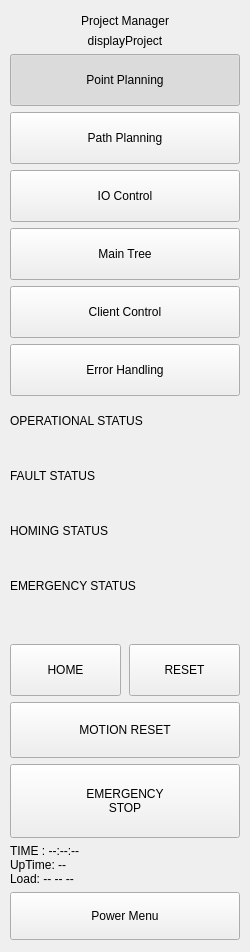
     <widget class="QWidget" name="sidebar" native="true">
      <property name="minimumSize">
       <size>
        <width>250</width>
        <height>0</height>
       </size>
      </property>
      <property name="maximumSize">
       <size>
        <width>250</width>
        <height>16777215</height>
       </size>
      </property>
      <layout class="QVBoxLayout" name="sidebarLayout">
       <property name="spacing"><number>6</number></property>
       <property name="leftMargin"><number>10</number></property>
       <property name="rightMargin"><number>10</number></property>
       <property name="topMargin"><number>14</number></property>
       <property name="bottomMargin"><number>12</number></property>
       <item>
        <widget class="QLabel" name="projectManagerTitle">
         <property name="text"><string>Project Manager</string></property>
         <property name="class" stdset="0"><string notr="true">pmTitle</string></property>
         <property name="alignment"><set>Qt::AlignCenter</set></property>
        </widget>
       </item>
       <item>
        <widget class="QLabel" name="activeProjectName">
         <property name="text"><string>displayProject</string></property>
         <property name="class" stdset="0"><string notr="true">pmSubtitle</string></property>
         <property name="alignment"><set>Qt::AlignCenter</set></property>
        </widget>
       </item>
       <item>
        <widget class="QPushButton" name="navPointPlanning">
         <property name="text"><string>Point Planning</string></property>
         <property name="class" stdset="0"><string notr="true">navButton</string></property>
         <property name="checkable"><bool>true</bool></property>
         <property name="checked"><bool>true</bool></property>
         <property name="minimumSize">
          <size>
           <width>0</width>
           <height>52</height>
          </size>
         </property>
        </widget>
       </item>
       <item>
        <widget class="QPushButton" name="navPathPlanning">
         <property name="text"><string>Path Planning</string></property>
         <property name="class" stdset="0"><string notr="true">navButton</string></property>
         <property name="checkable"><bool>true</bool></property>
         <property name="checked"><bool>false</bool></property>
         <property name="minimumSize">
          <size>
           <width>0</width>
           <height>52</height>
          </size>
         </property>
        </widget>
       </item>
       <item>
        <widget class="QPushButton" name="navIoControl">
         <property name="text"><string>IO Control</string></property>
         <property name="class" stdset="0"><string notr="true">navButton</string></property>
         <property name="checkable"><bool>true</bool></property>
         <property name="checked"><bool>false</bool></property>
         <property name="minimumSize">
          <size>
           <width>0</width>
           <height>52</height>
          </size>
         </property>
        </widget>
       </item>
       <item>
        <widget class="QPushButton" name="navMainTree">
         <property name="text"><string>Main Tree</string></property>
         <property name="class" stdset="0"><string notr="true">navButton</string></property>
         <property name="checkable"><bool>true</bool></property>
         <property name="checked"><bool>false</bool></property>
         <property name="minimumSize">
          <size>
           <width>0</width>
           <height>52</height>
          </size>
         </property>
        </widget>
       </item>
       <item>
        <widget class="QPushButton" name="navClientControl">
         <property name="text"><string>Client Control</string></property>
         <property name="class" stdset="0"><string notr="true">navButton</string></property>
         <property name="checkable"><bool>true</bool></property>
         <property name="checked"><bool>false</bool></property>
         <property name="minimumSize">
          <size>
           <width>0</width>
           <height>52</height>
          </size>
         </property>
        </widget>
       </item>
       <item>
        <widget class="QPushButton" name="navErrorHandling">
         <property name="text"><string>Error Handling</string></property>
         <property name="class" stdset="0"><string notr="true">navButton</string></property>
         <property name="checkable"><bool>true</bool></property>
         <property name="checked"><bool>false</bool></property>
         <property name="minimumSize">
          <size>
           <width>0</width>
           <height>52</height>
          </size>
         </property>
        </widget>
       </item>
       <item>
        <spacer name="spacer_43">
         <property name="orientation"><enum>Qt::Vertical</enum></property>
         <property name="sizeHint" stdset="0"><size><width>20</width><height>12</height></size></property>
        </spacer>
       </item>
       <item>
        <widget class="QWidget" name="opBlock" native="true">
         <layout class="QVBoxLayout" name="opBlockLayout">
          <property name="spacing"><number>5</number></property>
          <property name="leftMargin"><number>0</number></property>
          <property name="rightMargin"><number>0</number></property>
          <property name="topMargin"><number>0</number></property>
          <property name="bottomMargin"><number>0</number></property>
          <item>
           <widget class="QLabel" name="opHeader">
            <property name="text"><string>OPERATIONAL STATUS</string></property>
            <property name="class" stdset="0"><string notr="true">statusHeader</string></property>
           </widget>
          </item>
          <item>
           <widget class="QFrame" name="opLedRow">
            <layout class="QHBoxLayout" name="opLedRowLayout">
             <property name="spacing"><number>4</number></property>
             <property name="leftMargin"><number>4</number></property>
             <property name="rightMargin"><number>4</number></property>
             <property name="topMargin"><number>4</number></property>
             <property name="bottomMargin"><number>4</number></property>
             <item>
              <widget class="QLabel" name="opLed1">
               <property name="text"><string/></property>
               <property name="class" stdset="0"><string notr="true">led</string></property>
               <property name="minimumSize">
                <size>
                 <width>0</width>
                 <height>22</height>
                </size>
               </property>
              </widget>
             </item>
             <item>
              <widget class="QLabel" name="opLed2">
               <property name="text"><string/></property>
               <property name="class" stdset="0"><string notr="true">led</string></property>
               <property name="minimumSize">
                <size>
                 <width>0</width>
                 <height>22</height>
                </size>
               </property>
              </widget>
             </item>
             <item>
              <widget class="QLabel" name="opLed3">
               <property name="text"><string/></property>
               <property name="class" stdset="0"><string notr="true">led</string></property>
               <property name="minimumSize">
                <size>
                 <width>0</width>
                 <height>22</height>
                </size>
               </property>
              </widget>
             </item>
             <item>
              <widget class="QLabel" name="opLed4">
               <property name="text"><string/></property>
               <property name="class" stdset="0"><string notr="true">led</string></property>
               <property name="minimumSize">
                <size>
                 <width>0</width>
                 <height>22</height>
                </size>
               </property>
              </widget>
             </item>
             <item>
              <widget class="QLabel" name="opLed5">
               <property name="text"><string/></property>
               <property name="class" stdset="0"><string notr="true">led</string></property>
               <property name="minimumSize">
                <size>
                 <width>0</width>
                 <height>22</height>
                </size>
               </property>
              </widget>
             </item>
             <item>
              <widget class="QLabel" name="opLed6">
               <property name="text"><string/></property>
               <property name="class" stdset="0"><string notr="true">led</string></property>
               <property name="minimumSize">
                <size>
                 <width>0</width>
                 <height>22</height>
                </size>
               </property>
              </widget>
             </item>
            </layout>
           </widget>
          </item>
         </layout>
        </widget>
       </item>
       <item>
        <widget class="QWidget" name="faultBlock" native="true">
         <layout class="QVBoxLayout" name="faultBlockLayout">
          <property name="spacing"><number>5</number></property>
          <property name="leftMargin"><number>0</number></property>
          <property name="rightMargin"><number>0</number></property>
          <property name="topMargin"><number>0</number></property>
          <property name="bottomMargin"><number>0</number></property>
          <item>
           <widget class="QLabel" name="faultHeader">
            <property name="text"><string>FAULT STATUS</string></property>
            <property name="class" stdset="0"><string notr="true">statusHeader</string></property>
           </widget>
          </item>
          <item>
           <widget class="QFrame" name="faultLedRow">
            <layout class="QHBoxLayout" name="faultLedRowLayout">
             <property name="spacing"><number>4</number></property>
             <property name="leftMargin"><number>4</number></property>
             <property name="rightMargin"><number>4</number></property>
             <property name="topMargin"><number>4</number></property>
             <property name="bottomMargin"><number>4</number></property>
             <item>
              <widget class="QLabel" name="faultLed1">
               <property name="text"><string/></property>
               <property name="class" stdset="0"><string notr="true">led</string></property>
               <property name="minimumSize">
                <size>
                 <width>0</width>
                 <height>22</height>
                </size>
               </property>
              </widget>
             </item>
             <item>
              <widget class="QLabel" name="faultLed2">
               <property name="text"><string/></property>
               <property name="class" stdset="0"><string notr="true">led</string></property>
               <property name="minimumSize">
                <size>
                 <width>0</width>
                 <height>22</height>
                </size>
               </property>
              </widget>
             </item>
             <item>
              <widget class="QLabel" name="faultLed3">
               <property name="text"><string/></property>
               <property name="class" stdset="0"><string notr="true">led</string></property>
               <property name="minimumSize">
                <size>
                 <width>0</width>
                 <height>22</height>
                </size>
               </property>
              </widget>
             </item>
             <item>
              <widget class="QLabel" name="faultLed4">
               <property name="text"><string/></property>
               <property name="class" stdset="0"><string notr="true">led</string></property>
               <property name="minimumSize">
                <size>
                 <width>0</width>
                 <height>22</height>
                </size>
               </property>
              </widget>
             </item>
             <item>
              <widget class="QLabel" name="faultLed5">
               <property name="text"><string/></property>
               <property name="class" stdset="0"><string notr="true">led</string></property>
               <property name="minimumSize">
                <size>
                 <width>0</width>
                 <height>22</height>
                </size>
               </property>
              </widget>
             </item>
             <item>
              <widget class="QLabel" name="faultLed6">
               <property name="text"><string/></property>
               <property name="class" stdset="0"><string notr="true">led</string></property>
               <property name="minimumSize">
                <size>
                 <width>0</width>
                 <height>22</height>
                </size>
               </property>
              </widget>
             </item>
            </layout>
           </widget>
          </item>
         </layout>
        </widget>
       </item>
       <item>
        <widget class="QWidget" name="homingBlock" native="true">
         <layout class="QVBoxLayout" name="homingBlockLayout">
          <property name="spacing"><number>5</number></property>
          <property name="leftMargin"><number>0</number></property>
          <property name="rightMargin"><number>0</number></property>
          <property name="topMargin"><number>0</number></property>
          <property name="bottomMargin"><number>0</number></property>
          <item>
           <widget class="QLabel" name="homingHeader">
            <property name="text"><string>HOMING STATUS</string></property>
            <property name="class" stdset="0"><string notr="true">statusHeader</string></property>
           </widget>
          </item>
          <item>
           <widget class="QFrame" name="homingLedRow">
            <layout class="QHBoxLayout" name="homingLedRowLayout">
             <property name="spacing"><number>4</number></property>
             <property name="leftMargin"><number>4</number></property>
             <property name="rightMargin"><number>4</number></property>
             <property name="topMargin"><number>4</number></property>
             <property name="bottomMargin"><number>4</number></property>
             <item>
              <widget class="QLabel" name="homingLed1">
               <property name="text"><string/></property>
               <property name="class" stdset="0"><string notr="true">led</string></property>
               <property name="minimumSize">
                <size>
                 <width>0</width>
                 <height>22</height>
                </size>
               </property>
              </widget>
             </item>
             <item>
              <widget class="QLabel" name="homingLed2">
               <property name="text"><string/></property>
               <property name="class" stdset="0"><string notr="true">led</string></property>
               <property name="minimumSize">
                <size>
                 <width>0</width>
                 <height>22</height>
                </size>
               </property>
              </widget>
             </item>
             <item>
              <widget class="QLabel" name="homingLed3">
               <property name="text"><string/></property>
               <property name="class" stdset="0"><string notr="true">led</string></property>
               <property name="minimumSize">
                <size>
                 <width>0</width>
                 <height>22</height>
                </size>
               </property>
              </widget>
             </item>
             <item>
              <widget class="QLabel" name="homingLed4">
               <property name="text"><string/></property>
               <property name="class" stdset="0"><string notr="true">led</string></property>
               <property name="minimumSize">
                <size>
                 <width>0</width>
                 <height>22</height>
                </size>
               </property>
              </widget>
             </item>
             <item>
              <widget class="QLabel" name="homingLed5">
               <property name="text"><string/></property>
               <property name="class" stdset="0"><string notr="true">led</string></property>
               <property name="minimumSize">
                <size>
                 <width>0</width>
                 <height>22</height>
                </size>
               </property>
              </widget>
             </item>
             <item>
              <widget class="QLabel" name="homingLed6">
               <property name="text"><string/></property>
               <property name="class" stdset="0"><string notr="true">led</string></property>
               <property name="minimumSize">
                <size>
                 <width>0</width>
                 <height>22</height>
                </size>
               </property>
              </widget>
             </item>
            </layout>
           </widget>
          </item>
         </layout>
        </widget>
       </item>
       <item>
        <widget class="QWidget" name="emergencyBlock" native="true">
         <layout class="QVBoxLayout" name="emergencyBlockLayout">
          <property name="spacing"><number>5</number></property>
          <property name="leftMargin"><number>0</number></property>
          <property name="rightMargin"><number>0</number></property>
          <property name="topMargin"><number>0</number></property>
          <property name="bottomMargin"><number>0</number></property>
          <item>
           <widget class="QLabel" name="emergencyHeader">
            <property name="text"><string>EMERGENCY STATUS</string></property>
            <property name="class" stdset="0"><string notr="true">statusHeader</string></property>
           </widget>
          </item>
          <item>
           <widget class="QFrame" name="emergencyLedRow">
            <layout class="QHBoxLayout" name="emergencyLedRowLayout">
             <property name="spacing"><number>4</number></property>
             <property name="leftMargin"><number>4</number></property>
             <property name="rightMargin"><number>4</number></property>
             <property name="topMargin"><number>4</number></property>
             <property name="bottomMargin"><number>4</number></property>
             <item>
              <widget class="QLabel" name="emergencyLed1">
               <property name="text"><string/></property>
               <property name="class" stdset="0"><string notr="true">led</string></property>
               <property name="minimumSize">
                <size>
                 <width>0</width>
                 <height>22</height>
                </size>
               </property>
              </widget>
             </item>
             <item>
              <widget class="QLabel" name="emergencyLed2">
               <property name="text"><string/></property>
               <property name="class" stdset="0"><string notr="true">led</string></property>
               <property name="minimumSize">
                <size>
                 <width>0</width>
                 <height>22</height>
                </size>
               </property>
              </widget>
             </item>
             <item>
              <widget class="QLabel" name="emergencyLed3">
               <property name="text"><string/></property>
               <property name="class" stdset="0"><string notr="true">led</string></property>
               <property name="minimumSize">
                <size>
                 <width>0</width>
                 <height>22</height>
                </size>
               </property>
              </widget>
             </item>
             <item>
              <widget class="QLabel" name="emergencyLed4">
               <property name="text"><string/></property>
               <property name="class" stdset="0"><string notr="true">led</string></property>
               <property name="minimumSize">
                <size>
                 <width>0</width>
                 <height>22</height>
                </size>
               </property>
              </widget>
             </item>
             <item>
              <widget class="QLabel" name="emergencyLed5">
               <property name="text"><string/></property>
               <property name="class" stdset="0"><string notr="true">led</string></property>
               <property name="minimumSize">
                <size>
                 <width>0</width>
                 <height>22</height>
                </size>
               </property>
              </widget>
             </item>
             <item>
              <widget class="QLabel" name="emergencyLed6">
               <property name="text"><string/></property>
               <property name="class" stdset="0"><string notr="true">led</string></property>
               <property name="minimumSize">
                <size>
                 <width>0</width>
                 <height>22</height>
                </size>
               </property>
              </widget>
             </item>
            </layout>
           </widget>
          </item>
         </layout>
        </widget>
       </item>
       <item>
        <spacer name="spacer_56">
         <property name="orientation"><enum>Qt::Vertical</enum></property>
         <property name="sizeHint" stdset="0"><size><width>20</width><height>10</height></size></property>
        </spacer>
       </item>
       <item>
        <layout class="QHBoxLayout" name="homeResetLayout">
         <property name="spacing"><number>8</number></property>
         <item>
          <widget class="QPushButton" name="homeButton">
           <property name="text"><string>HOME</string></property>
           <property name="class" stdset="0"><string notr="true">homeButton</string></property>
           <property name="minimumSize">
            <size>
             <width>0</width>
             <height>52</height>
            </size>
           </property>
          </widget>
         </item>
         <item>
          <widget class="QPushButton" name="resetButton">
           <property name="text"><string>RESET</string></property>
           <property name="class" stdset="0"><string notr="true">resetButton</string></property>
           <property name="minimumSize">
            <size>
             <width>0</width>
             <height>52</height>
            </size>
           </property>
          </widget>
         </item>
        </layout>
       </item>
       <item>
        <widget class="QPushButton" name="motionResetButton">
         <property name="text"><string>MOTION RESET</string></property>
         <property name="class" stdset="0"><string notr="true">motionResetButton</string></property>
         <property name="minimumSize">
          <size>
           <width>0</width>
           <height>56</height>
          </size>
         </property>
        </widget>
       </item>
       <item>
        <widget class="QPushButton" name="emergencyStopButton">
         <property name="text"><string>EMERGENCY
STOP</string></property>
         <property name="class" stdset="0"><string notr="true">emergencyStopButton</string></property>
         <property name="minimumSize">
          <size>
           <width>0</width>
           <height>74</height>
          </size>
         </property>
        </widget>
       </item>
       <item>
        <widget class="QLabel" name="systemStatusLabel">
         <property name="text"><string>TIME : --:--:--
UpTime: --
Load: -- -- --</string></property>
         <property name="class" stdset="0"><string notr="true">sysStatus</string></property>
        </widget>
       </item>
       <item>
        <widget class="QPushButton" name="powerMenuButton">
         <property name="text"><string>Power Menu</string></property>
         <property name="class" stdset="0"><string notr="true">powerMenuButton</string></property>
         <property name="minimumSize">
          <size>
           <width>0</width>
           <height>48</height>
          </size>
         </property>
        </widget>
       </item>
      </layout>
     </widget>
